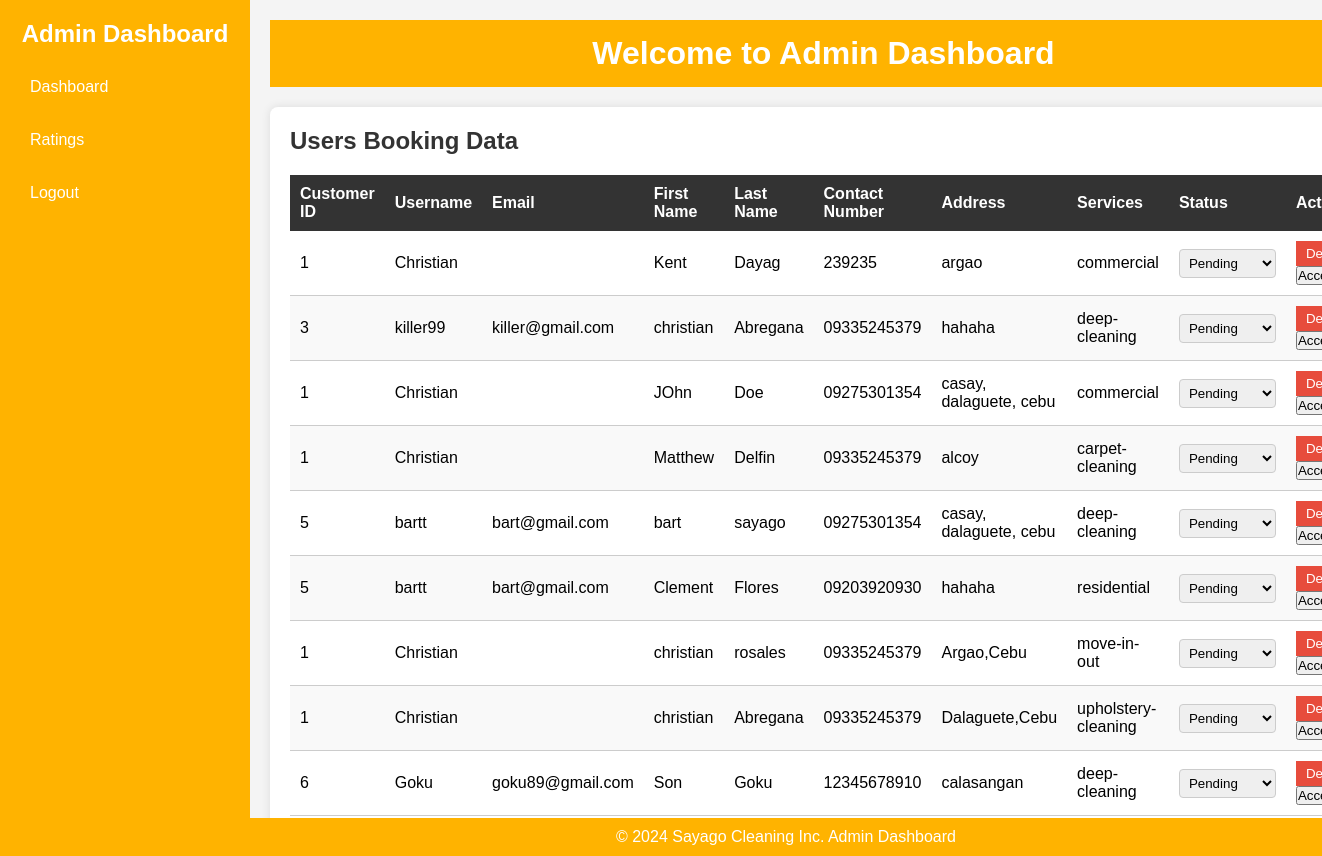
Page /admin_dashboard/ on the earlier database version.
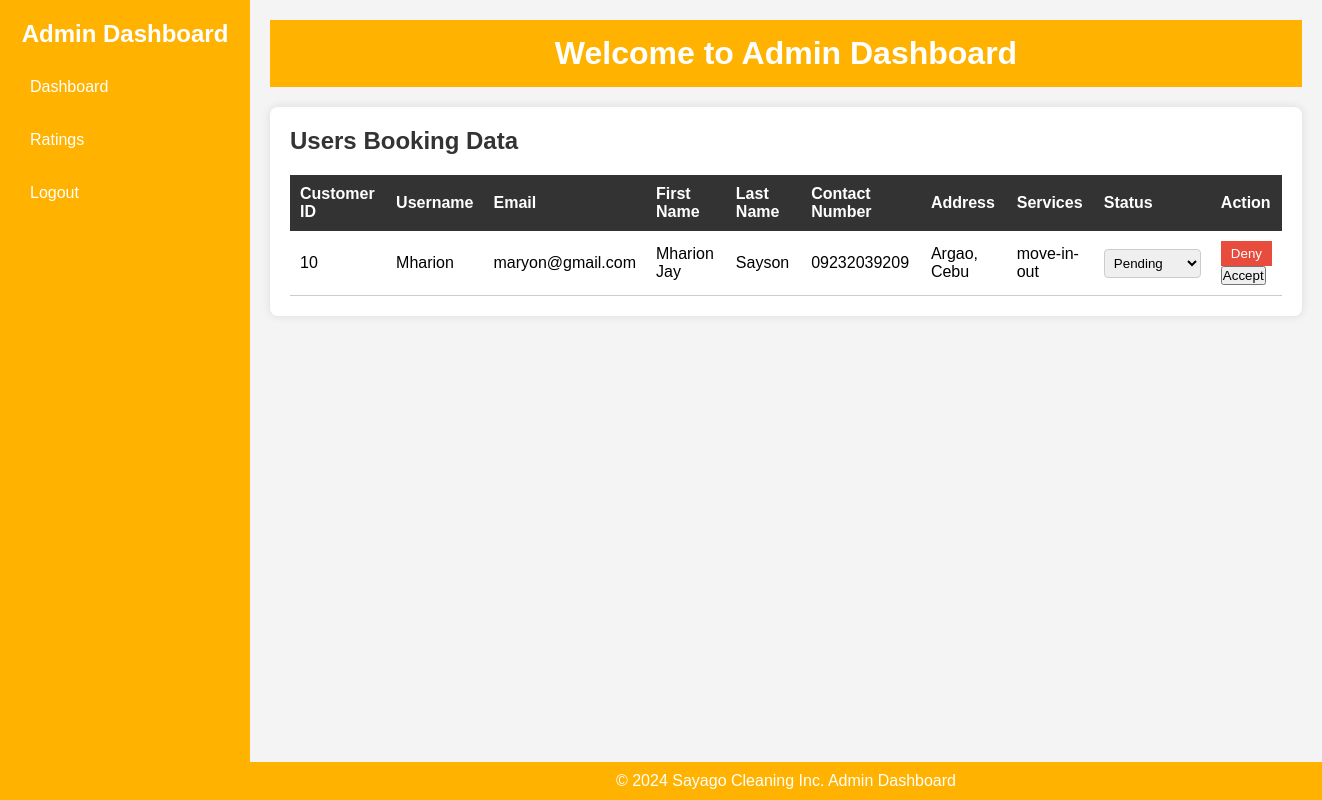
Same page on the later database version.
### cleaning/models.py (models this page shows, shortened)
class Booking(models.Model):
    booking_id = models.AutoField(primary_key=True, editable=False)
    CLEANING_CHOICES = [
    ('residential', 'Residential Cleaning'),
    ('commercial', 'Commercial Cleaning'),
    ('deep-cleaning', 'Deep Cleaning'),
    ('move-in-out', 'Move-in/Move-out Cleaning'),
    ('carpet-cleaning', 'Carpet Cleaning'),
    ('upholstery-cleaning', 'Upholstery Cleaning'),
    ('window-cleaning', 'Window Cleaning'),
    ('eco-friendly', 'Eco-friendly Green Cleaning'),
    ]
    PENDING = 'pending'
    CONFIRMED = 'confirmed'
    COMPLETED = 'completed'
    STATUS_CHOICES = [
        (CONFIRMED, 'Confirmed'),
        (PENDING, 'Pending'),
        (COMPLETED, 'Completed'),
    ]
    user = models.ForeignKey(User, on_delete=models.CASCADE)
    cleaning_service = models.CharField(max_length=20, choices=CLEANING_CHOICES)
    first_name = models.CharField(max_length=100)
    last_name = models.CharField(max_length=100, default='Unknown')
    contact_number = models.CharField(max_length=15)
    address = models.TextField()
    additional_info = models.TextField(blank=True, null=True)
    status = models.CharField(max_length=20, choices=STATUS_CHOICES, default=PENDING)
    created_at = models.DateTimeField(auto_now_add=True)

### cleaning/views.py (the view)
# urls.py: path('admin_dashboard/', views.admin_dashboard, name='ad_dashboard'),
def admin_dashboard(request):
    bookings = Booking.objects.all() # Fetch all bookings for admin dashboard
    return render(request, 'cleaning/admin_dashboard.html', {'bookings': bookings})

### cleaning/templates/cleaning/admin_dashboard.html (shortened to what this page needs)
<!DOCTYPE html>
<html lang="en">
<head>
    {% load static %}
    <link rel="stylesheet" href="{% static 'styles/admin.css' %}?100">
</head>
<body>
    <div class="admin-container">
        <aside class="sidebar">
            <h2>Admin Dashboard</h2>
            <nav>
                <ul>
                    <li><a href="{% url 'ad_dashboard' %}">Dashboard</a></li>
                    <li><a href="{% url 'ratings' %}">Ratings</a></li>
                    <li><a href="{% url 'owner_login' %}">Logout</a></li>
                </ul>
            </nav>
        </aside>
        <div class="main-content">
            <header>
                <h1>Welcome to Admin Dashboard</h1>
            </header>
            <main>
                <section class="admin-panel">
                    <h2>Users Booking Data</h2>
                    <table class="user-table">
                        <thead>
                            <tr>
                                <th>Customer ID</th>
                                <th>Username</th>
                                <th>Email</th>
                                <th>First Name</th>
                                <th>Last Name</th>
                                <th>Contact Number</th>
                                <th>Address</th>
                                <th>Services</th>
                                <th>Status</th>
                                <th>Action</th>
                            </tr>
                        </thead>
                        <tbody>
                            {% if bookings %}
                                {% for booking in bookings %}
                                <tr>
                                    <td>{{ booking.user.id }}</td>
                                    <td>{{ booking.user.username }}</td>
                                    <td>{{ booking.user.email }}</td>
                                    <td>{{ booking.first_name }}</td>
                                    <td>{{ booking.last_name }}</td>
                                    <td>{{ booking.contact_number }}</td>
                                    <td>{{ booking.address }}</td>
                                    <td>{{ booking.cleaning_service }}</td>
                                    <td>
                                        <form method="POST" action="{% url 'update_booking_status' booking.booking_id %}">
                                            <select name="status" onchange="this.form.submit()">
                                                <option value="pending" {% if booking.status == 'pending' %}selected{% endif %}>Pending</option>
                                            </select>
                                        </form>
                                    </td>
                                    <td>
                                        <form method="POST" action="{% url 'deny_booking' booking.booking_id %}" class="action-form">
                                            <button type="submit" class="action-btn delete-btn">Deny</button>
                                        </form>
                                        <form method="POST" action="{% url 'accept_booking' booking.booking_id %}" class="action-form">
                                            <button type="submit" class="action-btn accept-btn">Accept</button>
                                        </form>
                                    </td>
                                </tr>
                                {% endfor %}
                            {% else %}
                                <tr>
                                    <td colspan="10">No bookings found.</td>
                                </tr>
                            {% endif %}
                        </tbody>
                    </table>
                </section>
            </main>
        </div>
    </div>
    <footer>
        <p>&copy; 2024 Sayago Cleaning Inc. Admin Dashboard</p>
    </footer>
</body>
</html>

### cleaning/static/styles/admin.css (style rules this page uses)
* { margin: 0; padding: 0; box-sizing: border-box; font-family: Arial, sans-serif; }
.admin-container { display: flex; min-height: 100vh; background-color: #f4f4f4; }
.sidebar { width: 250px; background-color: #FFB300; color: #fff; padding: 20px; position: fixed; height: 100%; }
.sidebar h2 { margin-bottom: 20px; text-align: center; }
.sidebar nav ul { list-style: none; padding: 0; }
.sidebar nav ul li { margin-bottom: 15px; }
.sidebar nav ul li a { color: #fff; text-decoration: none; font-size: 16px; display: block; padding: 10px; border-radius: 4px; transition: background-color 0.3s ease; }
.main-content { flex-grow: 1; margin-left: 250px; padding: 20px; }
.main-content header { background-color: #FFB300; color: white; padding: 15px; margin-bottom: 20px; text-align: center; }
.admin-panel { background-color: #fff; padding: 20px; border-radius: 8px; box-shadow: 0 0 10px rgba(0, 0, 0, 0.1); }
.admin-panel h2 { margin-bottom: 20px; color: #333; }
.user-table { width: 100%; border-collapse: collapse; }
.user-table thead { background-color: #333; color: #fff; }
.user-table thead th { padding: 10px; text-align: left; }
.user-table tbody td { padding: 10px; border-bottom: 1px solid #ccc; }
.delete-btn, .edit-btn { padding: 5px 10px; border: none; color: #fff; cursor: pointer; }
.delete-btn { background-color: #e74c3c; }
.user-table select { padding: 5px; border: 1px solid #ccc; border-radius: 4px; }
footer { text-align: center; padding: 10px; background-color: #FFB300; color: #fff; position: fixed; width: calc(100% - 250px); bottom: 0; left: 250px; }

Differences in the rows shown:
removed Booking: user.id "1", user.username "Christian", first_name "Kent", last_name "Dayag", contact_number "239235", address "argao", cleaning_service "commercial", status "Pending"
removed Booking: user.id "3", user.username "killer99", user.email "killer@gmail.com", first_name "christian", last_name "Abregana", contact_number "09335245379", address "hahaha", cleaning_service "deep-cleaning", status "Pending"
removed Booking: user.id "1", user.username "Christian", first_name "JOhn", last_name "Doe", contact_number "09275301354", address "casay, dalaguete, cebu", cleaning_service "commercial", status "Pending"
removed Booking: user.id "1", user.username "Christian", first_name "Matthew", last_name "Delfin", contact_number "09335245379", address "alcoy", cleaning_service "carpet-cleaning", status "Pending"
removed Booking: user.id "5", user.username "bartt", user.email "bart@gmail.com", first_name "bart", last_name "sayago", contact_number "09275301354", address "casay, dalaguete, cebu", cleaning_service "deep-cleaning", status "Pending"
removed Booking: user.id "5", user.username "bartt", user.email "bart@gmail.com", first_name "Clement", last_name "Flores", contact_number "09203920930", address "hahaha", cleaning_service "residential", status "Pending"
removed Booking: user.id "1", user.username "Christian", first_name "christian", last_name "rosales", contact_number "09335245379", address "Argao,Cebu", cleaning_service "move-in-out", status "Pending"
removed Booking: user.id "1", user.username "Christian", first_name "christian", last_name "Abregana", contact_number "09335245379", address "Dalaguete,Cebu", cleaning_service "upholstery-cleaning", status "Pending"
removed Booking: user.id "6", user.username "Goku", user.email "goku89@gmail.com", first_name "Son", last_name "Goku", contact_number "12345678910", address "calasangan", cleaning_service "deep-cleaning", status "Pending"
added Booking: user.id "10", user.username "Mharion", user.email "maryon@gmail.com", first_name "Mharion Jay", last_name "Sayson", contact_number "09232039209", address "Argao, Cebu", cleaning_service "move-in-out", status "Pending"
